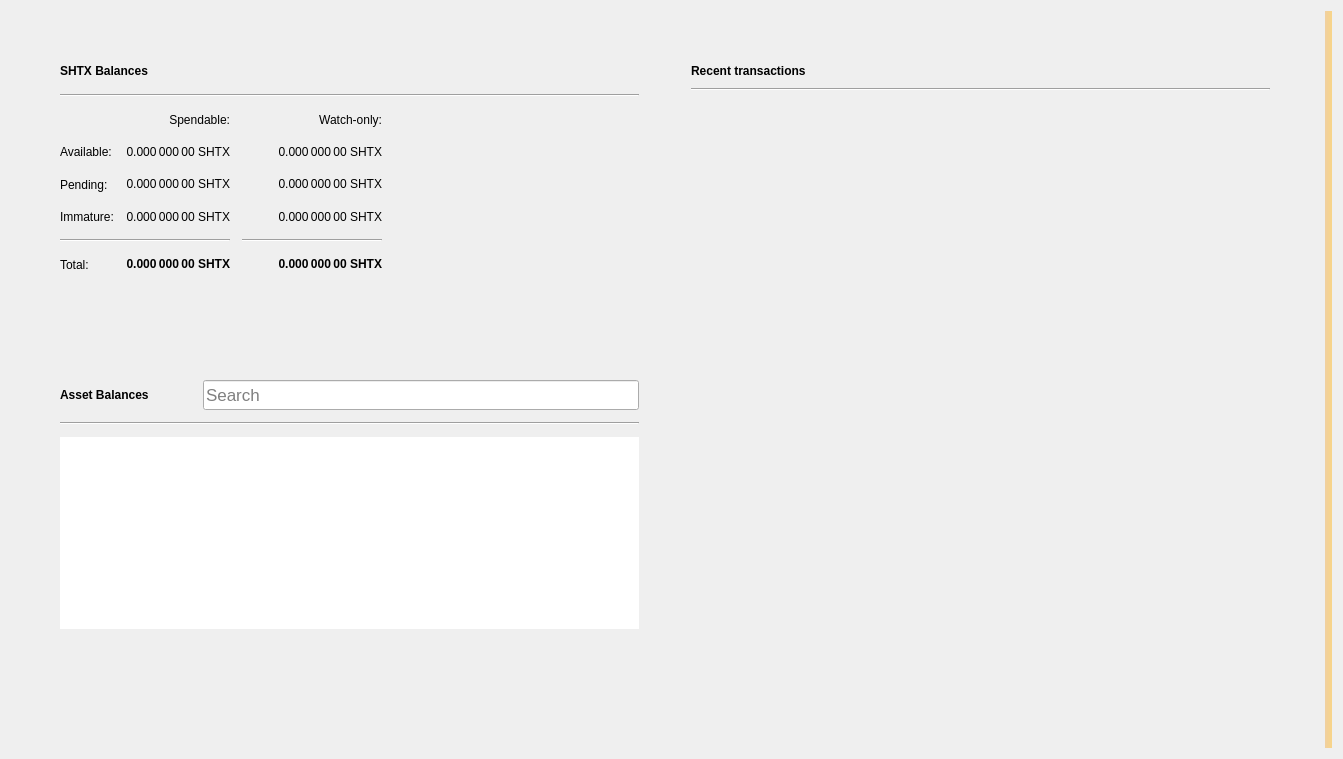
<?xml version="1.0" encoding="UTF-8"?>
<ui version="4.0">
 <class>OverviewPage</class>
 <widget class="QWidget" name="OverviewPage">
  <property name="geometry">
   <rect>
    <x>0</x>
    <y>0</y>
    <width>1343</width>
    <height>759</height>
   </rect>
  </property>
  <property name="windowTitle">
   <string>Form</string>
  </property>
  <property name="autoFillBackground">
   <bool>false</bool>
  </property>
  <layout class="QGridLayout" name="gridLayout_3">
   <item row="0" column="1">
    <layout class="QVBoxLayout" name="verticalLayout_7">
     <property name="spacing">
      <number>0</number>
     </property>
     <property name="leftMargin">
      <number>0</number>
     </property>
     <property name="topMargin">
      <number>0</number>
     </property>
     <property name="rightMargin">
      <number>0</number>
     </property>
     <property name="bottomMargin">
      <number>0</number>
     </property>
     <item>
      <layout class="QHBoxLayout" name="horizontalLayout" stretch="0,0">
       <property name="spacing">
        <number>34</number>
       </property>
       <property name="sizeConstraint">
        <enum>QLayout::SetMaximumSize</enum>
       </property>
       <property name="leftMargin">
        <number>40</number>
       </property>
       <property name="topMargin">
        <number>40</number>
       </property>
       <property name="rightMargin">
        <number>40</number>
       </property>
       <property name="bottomMargin">
        <number>40</number>
       </property>
       <item>
        <layout class="QVBoxLayout" name="verticalLayout_2">
         <property name="spacing">
          <number>34</number>
         </property>
         <property name="rightMargin">
          <number>0</number>
         </property>
         <item>
          <widget class="QFrame" name="frame">
           <property name="sizePolicy">
            <sizepolicy hsizetype="Preferred" vsizetype="Preferred">
             <horstretch>0</horstretch>
             <verstretch>0</verstretch>
            </sizepolicy>
           </property>
           <property name="minimumSize">
            <size>
             <width>0</width>
             <height>233</height>
            </size>
           </property>
           <property name="styleSheet">
            <string notr="true">backgorund-color:red;</string>
           </property>
           <property name="frameShape">
            <enum>QFrame::NoFrame</enum>
           </property>
           <property name="frameShadow">
            <enum>QFrame::Raised</enum>
           </property>
           <property name="lineWidth">
            <number>10</number>
           </property>
           <layout class="QVBoxLayout" name="verticalLayout_4">
            <property name="spacing">
             <number>12</number>
            </property>
            <item>
             <layout class="QHBoxLayout" name="horizontalLayout_4">
              <item>
               <widget class="QLabel" name="shtxBalancesLabel">
                <property name="font">
                 <font>
                  <weight>75</weight>
                  <bold>true</bold>
                 </font>
                </property>
                <property name="text">
                 <string>SHTX Balances</string>
                </property>
               </widget>
              </item>
              <item>
               <widget class="QPushButton" name="labelWalletStatus">
                <property name="enabled">
                 <bool>true</bool>
                </property>
                <property name="maximumSize">
                 <size>
                  <width>30</width>
                  <height>16777215</height>
                 </size>
                </property>
                <property name="toolTip">
                 <string>The displayed information may be out of date. Your wallet automatically synchronizes with the Sheet network after a connection is established, but this process has not completed yet.</string>
                </property>
                <property name="text">
                 <string/>
                </property>
                <property name="icon">
                 <iconset>
                  <normaloff>:/icons/warning</normaloff>
                  <disabledoff>:/icons/warning</disabledoff>:/icons/warning</iconset>
                </property>
                <property name="iconSize">
                 <size>
                  <width>24</width>
                  <height>24</height>
                 </size>
                </property>
                <property name="flat">
                 <bool>true</bool>
                </property>
               </widget>
              </item>
              <item>
               <spacer name="horizontalSpacer_3">
                <property name="orientation">
                 <enum>Qt::Horizontal</enum>
                </property>
                <property name="sizeHint" stdset="0">
                 <size>
                  <width>40</width>
                  <height>20</height>
                 </size>
                </property>
               </spacer>
              </item>
             </layout>
            </item>
            <item>
             <widget class="Line" name="line_2">
              <property name="orientation">
               <enum>Qt::Horizontal</enum>
              </property>
             </widget>
            </item>
            <item>
             <layout class="QGridLayout" name="gridLayout">
              <property name="spacing">
               <number>12</number>
              </property>
              <item row="3" column="2">
               <widget class="QLabel" name="labelWatchImmature">
                <property name="font">
                 <font>
                  <weight>50</weight>
                  <bold>false</bold>
                 </font>
                </property>
                <property name="cursor">
                 <cursorShape>IBeamCursor</cursorShape>
                </property>
                <property name="toolTip">
                 <string>Mined balance in watch-only addresses that has not yet matured</string>
                </property>
                <property name="text">
                 <string notr="true">0.000 000 00 SHTX</string>
                </property>
                <property name="alignment">
                 <set>Qt::AlignRight|Qt::AlignTrailing|Qt::AlignVCenter</set>
                </property>
                <property name="textInteractionFlags">
                 <set>Qt::LinksAccessibleByMouse|Qt::TextSelectableByKeyboard|Qt::TextSelectableByMouse</set>
                </property>
               </widget>
              </item>
              <item row="2" column="3">
               <spacer name="horizontalSpacer_2">
                <property name="orientation">
                 <enum>Qt::Horizontal</enum>
                </property>
                <property name="sizeHint" stdset="0">
                 <size>
                  <width>40</width>
                  <height>20</height>
                 </size>
                </property>
               </spacer>
              </item>
              <item row="1" column="0">
               <widget class="QLabel" name="labelBalanceText">
                <property name="text">
                 <string>Available:</string>
                </property>
               </widget>
              </item>
              <item row="1" column="2">
               <widget class="QLabel" name="labelWatchAvailable">
                <property name="font">
                 <font>
                  <weight>50</weight>
                  <bold>false</bold>
                 </font>
                </property>
                <property name="cursor">
                 <cursorShape>IBeamCursor</cursorShape>
                </property>
                <property name="toolTip">
                 <string>Your current balance in watch-only addresses</string>
                </property>
                <property name="text">
                 <string notr="true">0.000 000 00 SHTX</string>
                </property>
                <property name="alignment">
                 <set>Qt::AlignRight|Qt::AlignTrailing|Qt::AlignVCenter</set>
                </property>
                <property name="textInteractionFlags">
                 <set>Qt::LinksAccessibleByMouse|Qt::TextSelectableByKeyboard|Qt::TextSelectableByMouse</set>
                </property>
               </widget>
              </item>
              <item row="2" column="1">
               <widget class="QLabel" name="labelUnconfirmed">
                <property name="font">
                 <font>
                  <weight>50</weight>
                  <bold>false</bold>
                 </font>
                </property>
                <property name="cursor">
                 <cursorShape>IBeamCursor</cursorShape>
                </property>
                <property name="toolTip">
                 <string>Total of transactions that have yet to be confirmed, and do not yet count toward the spendable balance</string>
                </property>
                <property name="text">
                 <string notr="true">0.000 000 00 SHTX</string>
                </property>
                <property name="alignment">
                 <set>Qt::AlignRight|Qt::AlignTrailing|Qt::AlignVCenter</set>
                </property>
                <property name="textInteractionFlags">
                 <set>Qt::LinksAccessibleByMouse|Qt::TextSelectableByKeyboard|Qt::TextSelectableByMouse</set>
                </property>
               </widget>
              </item>
              <item row="4" column="2">
               <widget class="Line" name="lineWatchBalance">
                <property name="sizePolicy">
                 <sizepolicy hsizetype="Preferred" vsizetype="Fixed">
                  <horstretch>0</horstretch>
                  <verstretch>0</verstretch>
                 </sizepolicy>
                </property>
                <property name="minimumSize">
                 <size>
                  <width>140</width>
                  <height>0</height>
                 </size>
                </property>
                <property name="orientation">
                 <enum>Qt::Horizontal</enum>
                </property>
               </widget>
              </item>
              <item row="0" column="1">
               <widget class="QLabel" name="labelSpendable">
                <property name="text">
                 <string>Spendable:</string>
                </property>
                <property name="alignment">
                 <set>Qt::AlignRight|Qt::AlignTrailing|Qt::AlignVCenter</set>
                </property>
               </widget>
              </item>
              <item row="3" column="0">
               <widget class="QLabel" name="labelImmatureText">
                <property name="text">
                 <string>Immature:</string>
                </property>
               </widget>
              </item>
              <item row="5" column="2">
               <widget class="QLabel" name="labelWatchTotal">
                <property name="font">
                 <font>
                  <weight>75</weight>
                  <bold>true</bold>
                 </font>
                </property>
                <property name="cursor">
                 <cursorShape>IBeamCursor</cursorShape>
                </property>
                <property name="toolTip">
                 <string>Current total balance in watch-only addresses</string>
                </property>
                <property name="text">
                 <string notr="true">0.000 000 00 SHTX</string>
                </property>
                <property name="alignment">
                 <set>Qt::AlignRight|Qt::AlignTrailing|Qt::AlignVCenter</set>
                </property>
                <property name="textInteractionFlags">
                 <set>Qt::LinksAccessibleByMouse|Qt::TextSelectableByKeyboard|Qt::TextSelectableByMouse</set>
                </property>
               </widget>
              </item>
              <item row="4" column="0" colspan="2">
               <widget class="Line" name="line">
                <property name="orientation">
                 <enum>Qt::Horizontal</enum>
                </property>
               </widget>
              </item>
              <item row="0" column="2">
               <widget class="QLabel" name="labelWatchonly">
                <property name="text">
                 <string>Watch-only:</string>
                </property>
                <property name="alignment">
                 <set>Qt::AlignRight|Qt::AlignTrailing|Qt::AlignVCenter</set>
                </property>
               </widget>
              </item>
              <item row="5" column="1">
               <widget class="QLabel" name="labelTotal">
                <property name="font">
                 <font>
                  <weight>75</weight>
                  <bold>true</bold>
                 </font>
                </property>
                <property name="cursor">
                 <cursorShape>IBeamCursor</cursorShape>
                </property>
                <property name="toolTip">
                 <string>Your current total balance</string>
                </property>
                <property name="text">
                 <string notr="true">0.000 000 00 SHTX</string>
                </property>
                <property name="alignment">
                 <set>Qt::AlignRight|Qt::AlignTrailing|Qt::AlignVCenter</set>
                </property>
                <property name="textInteractionFlags">
                 <set>Qt::LinksAccessibleByMouse|Qt::TextSelectableByKeyboard|Qt::TextSelectableByMouse</set>
                </property>
               </widget>
              </item>
              <item row="1" column="1">
               <widget class="QLabel" name="labelBalance">
                <property name="font">
                 <font>
                  <weight>50</weight>
                  <bold>false</bold>
                 </font>
                </property>
                <property name="cursor">
                 <cursorShape>IBeamCursor</cursorShape>
                </property>
                <property name="toolTip">
                 <string>Your current spendable balance</string>
                </property>
                <property name="text">
                 <string notr="true">0.000 000 00 SHTX</string>
                </property>
                <property name="alignment">
                 <set>Qt::AlignRight|Qt::AlignTrailing|Qt::AlignVCenter</set>
                </property>
                <property name="textInteractionFlags">
                 <set>Qt::LinksAccessibleByMouse|Qt::TextSelectableByKeyboard|Qt::TextSelectableByMouse</set>
                </property>
               </widget>
              </item>
              <item row="2" column="0">
               <widget class="QLabel" name="labelPendingText">
                <property name="text">
                 <string>Pending:</string>
                </property>
               </widget>
              </item>
              <item row="5" column="0">
               <widget class="QLabel" name="labelTotalText">
                <property name="text">
                 <string>Total:</string>
                </property>
               </widget>
              </item>
              <item row="3" column="1">
               <widget class="QLabel" name="labelImmature">
                <property name="font">
                 <font>
                  <weight>50</weight>
                  <bold>false</bold>
                 </font>
                </property>
                <property name="cursor">
                 <cursorShape>IBeamCursor</cursorShape>
                </property>
                <property name="toolTip">
                 <string>Mined balance that has not yet matured</string>
                </property>
                <property name="text">
                 <string notr="true">0.000 000 00 SHTX</string>
                </property>
                <property name="alignment">
                 <set>Qt::AlignRight|Qt::AlignTrailing|Qt::AlignVCenter</set>
                </property>
                <property name="textInteractionFlags">
                 <set>Qt::LinksAccessibleByMouse|Qt::TextSelectableByKeyboard|Qt::TextSelectableByMouse</set>
                </property>
               </widget>
              </item>
              <item row="2" column="2">
               <widget class="QLabel" name="labelWatchPending">
                <property name="font">
                 <font>
                  <weight>50</weight>
                  <bold>false</bold>
                 </font>
                </property>
                <property name="cursor">
                 <cursorShape>IBeamCursor</cursorShape>
                </property>
                <property name="toolTip">
                 <string>Unconfirmed transactions to watch-only addresses</string>
                </property>
                <property name="text">
                 <string notr="true">0.000 000 00 SHTX</string>
                </property>
                <property name="alignment">
                 <set>Qt::AlignRight|Qt::AlignTrailing|Qt::AlignVCenter</set>
                </property>
                <property name="textInteractionFlags">
                 <set>Qt::LinksAccessibleByMouse|Qt::TextSelectableByKeyboard|Qt::TextSelectableByMouse</set>
                </property>
               </widget>
              </item>
             </layout>
            </item>
           </layout>
          </widget>
         </item>
         <item>
          <spacer name="verticalSpacer">
           <property name="orientation">
            <enum>Qt::Vertical</enum>
           </property>
           <property name="sizeHint" stdset="0">
            <size>
             <width>20</width>
             <height>40</height>
            </size>
           </property>
          </spacer>
         </item>
         <item>
          <widget class="QFrame" name="assetFrame">
           <property name="autoFillBackground">
            <bool>true</bool>
           </property>
           <property name="frameShape">
            <enum>QFrame::NoFrame</enum>
           </property>
           <property name="frameShadow">
            <enum>QFrame::Plain</enum>
           </property>
           <property name="lineWidth">
            <number>0</number>
           </property>
           <layout class="QVBoxLayout" name="verticalLayout_5">
            <property name="spacing">
             <number>12</number>
            </property>
            <item>
             <layout class="QHBoxLayout" name="assetBalanceHorizontalLayout">
              <item>
               <widget class="QLabel" name="assetBalanceLabel">
                <property name="font">
                 <font>
                  <weight>75</weight>
                  <bold>true</bold>
                 </font>
                </property>
                <property name="text">
                 <string>Asset Balances</string>
                </property>
               </widget>
              </item>
              <item>
               <widget class="QPushButton" name="labelAssetStatus">
                <property name="enabled">
                 <bool>true</bool>
                </property>
                <property name="maximumSize">
                 <size>
                  <width>30</width>
                  <height>16777215</height>
                 </size>
                </property>
                <property name="toolTip">
                 <string>The displayed information may be out of date. Your wallet automatically synchronizes with the Sheet network after a connection is established, but this process has not completed yet.</string>
                </property>
                <property name="text">
                 <string/>
                </property>
                <property name="icon">
                 <iconset>
                  <normaloff>:/icons/warning</normaloff>
                  <disabledoff>:/icons/warning</disabledoff>:/icons/warning</iconset>
                </property>
                <property name="iconSize">
                 <size>
                  <width>24</width>
                  <height>24</height>
                 </size>
                </property>
                <property name="flat">
                 <bool>true</bool>
                </property>
               </widget>
              </item>
              <item>
               <widget class="QLineEdit" name="assetSearch">
                <property name="sizePolicy">
                 <sizepolicy hsizetype="Expanding" vsizetype="Preferred">
                  <horstretch>0</horstretch>
                  <verstretch>0</verstretch>
                 </sizepolicy>
                </property>
                <property name="minimumSize">
                 <size>
                  <width>0</width>
                  <height>30</height>
                 </size>
                </property>
                <property name="maximumSize">
                 <size>
                  <width>16777215</width>
                  <height>30</height>
                 </size>
                </property>
                <property name="sizeIncrement">
                 <size>
                  <width>0</width>
                  <height>0</height>
                 </size>
                </property>
                <property name="baseSize">
                 <size>
                  <width>0</width>
                  <height>0</height>
                 </size>
                </property>
                <property name="font">
                 <font>
                  <pointsize>13</pointsize>
                 </font>
                </property>
                <property name="maxLength">
                 <number>32</number>
                </property>
                <property name="frame">
                 <bool>true</bool>
                </property>
                <property name="alignment">
                 <set>Qt::AlignLeading|Qt::AlignLeft|Qt::AlignVCenter</set>
                </property>
                <property name="placeholderText">
                 <string>Search</string>
                </property>
                <property name="clearButtonEnabled">
                 <bool>true</bool>
                </property>
               </widget>
              </item>
             </layout>
            </item>
            <item>
             <widget class="Line" name="assetBalanceLine">
              <property name="orientation">
               <enum>Qt::Horizontal</enum>
              </property>
             </widget>
            </item>
            <item>
             <widget class="QListView" name="listAssets">
              <property name="frameShape">
               <enum>QFrame::NoFrame</enum>
              </property>
              <property name="lineWidth">
               <number>0</number>
              </property>
              <property name="verticalScrollMode">
               <enum>QAbstractItemView::ScrollPerItem</enum>
              </property>
             </widget>
            </item>
            <item>
             <widget class="QWidget" name="assetVerticalSpaceWidget" native="true">
              <property name="autoFillBackground">
               <bool>false</bool>
              </property>
              <layout class="QVBoxLayout" name="verticalLayout">
               <item>
                <spacer name="verticalSpacer_3">
                 <property name="orientation">
                  <enum>Qt::Vertical</enum>
                 </property>
                 <property name="sizeHint" stdset="0">
                  <size>
                   <width>20</width>
                   <height>40</height>
                  </size>
                 </property>
                </spacer>
               </item>
              </layout>
             </widget>
            </item>
           </layout>
          </widget>
         </item>
        </layout>
       </item>
       <item>
        <layout class="QVBoxLayout" name="verticalLayout_3">
         <property name="spacing">
          <number>34</number>
         </property>
         <property name="leftMargin">
          <number>0</number>
         </property>
         <item>
          <widget class="QFrame" name="frame_2">
           <property name="sizePolicy">
            <sizepolicy hsizetype="Preferred" vsizetype="Fixed">
             <horstretch>0</horstretch>
             <verstretch>0</verstretch>
            </sizepolicy>
           </property>
           <property name="frameShape">
            <enum>QFrame::NoFrame</enum>
           </property>
           <property name="frameShadow">
            <enum>QFrame::Plain</enum>
           </property>
           <property name="lineWidth">
            <number>0</number>
           </property>
           <layout class="QGridLayout" name="gridLayout_2">
            <property name="horizontalSpacing">
             <number>12</number>
            </property>
            <item row="0" column="0">
             <layout class="QHBoxLayout" name="horizontalLayout_2">
              <item>
               <widget class="QLabel" name="recentTransactionsLabel">
                <property name="font">
                 <font>
                  <weight>75</weight>
                  <bold>true</bold>
                 </font>
                </property>
                <property name="text">
                 <string>Recent transactions</string>
                </property>
               </widget>
              </item>
              <item>
               <widget class="QPushButton" name="labelTransactionsStatus">
                <property name="enabled">
                 <bool>true</bool>
                </property>
                <property name="maximumSize">
                 <size>
                  <width>30</width>
                  <height>16777215</height>
                 </size>
                </property>
                <property name="toolTip">
                 <string>The displayed information may be out of date. Your wallet automatically synchronizes with the Sheet network after a connection is established, but this process has not completed yet.</string>
                </property>
                <property name="text">
                 <string/>
                </property>
                <property name="icon">
                 <iconset>
                  <normaloff>:/icons/warning</normaloff>
                  <disabledoff>:/icons/warning</disabledoff>:/icons/warning</iconset>
                </property>
                <property name="iconSize">
                 <size>
                  <width>24</width>
                  <height>24</height>
                 </size>
                </property>
                <property name="flat">
                 <bool>true</bool>
                </property>
               </widget>
              </item>
              <item>
               <spacer name="horizontalSpacer">
                <property name="orientation">
                 <enum>Qt::Horizontal</enum>
                </property>
                <property name="sizeHint" stdset="0">
                 <size>
                  <width>40</width>
                  <height>20</height>
                 </size>
                </property>
               </spacer>
              </item>
             </layout>
            </item>
            <item row="2" column="0">
             <widget class="QListView" name="listTransactions">
              <property name="styleSheet">
               <string notr="true">QListView { background: transparent; }</string>
              </property>
              <property name="frameShape">
               <enum>QFrame::NoFrame</enum>
              </property>
              <property name="verticalScrollBarPolicy">
               <enum>Qt::ScrollBarAlwaysOff</enum>
              </property>
              <property name="horizontalScrollBarPolicy">
               <enum>Qt::ScrollBarAlwaysOff</enum>
              </property>
              <property name="selectionMode">
               <enum>QAbstractItemView::NoSelection</enum>
              </property>
             </widget>
            </item>
            <item row="1" column="0">
             <widget class="Line" name="line_3">
              <property name="orientation">
               <enum>Qt::Horizontal</enum>
              </property>
             </widget>
            </item>
           </layout>
          </widget>
         </item>
         <item>
          <spacer name="verticalSpacer_2">
           <property name="orientation">
            <enum>Qt::Vertical</enum>
           </property>
           <property name="sizeHint" stdset="0">
            <size>
             <width>20</width>
             <height>40</height>
            </size>
           </property>
          </spacer>
         </item>
        </layout>
       </item>
      </layout>
     </item>
    </layout>
   </item>
   <item row="0" column="3">
    <widget class="QLabel" name="labelAlerts">
     <property name="visible">
      <bool>true</bool>
     </property>
     <property name="styleSheet">
      <string notr="true">QLabel { background-color: qlineargradient(x1: 0, y1: 0, x2: 1, y2: 0, stop:0 #F0D0A0, stop:1 #F8D488); color:#000000; }</string>
     </property>
     <property name="wordWrap">
      <bool>true</bool>
     </property>
     <property name="margin">
      <number>3</number>
     </property>
     <property name="textInteractionFlags">
      <set>Qt::TextSelectableByMouse</set>
     </property>
    </widget>
   </item>
  </layout>
 </widget>
 <resources/>
 <connections/>
</ui>
